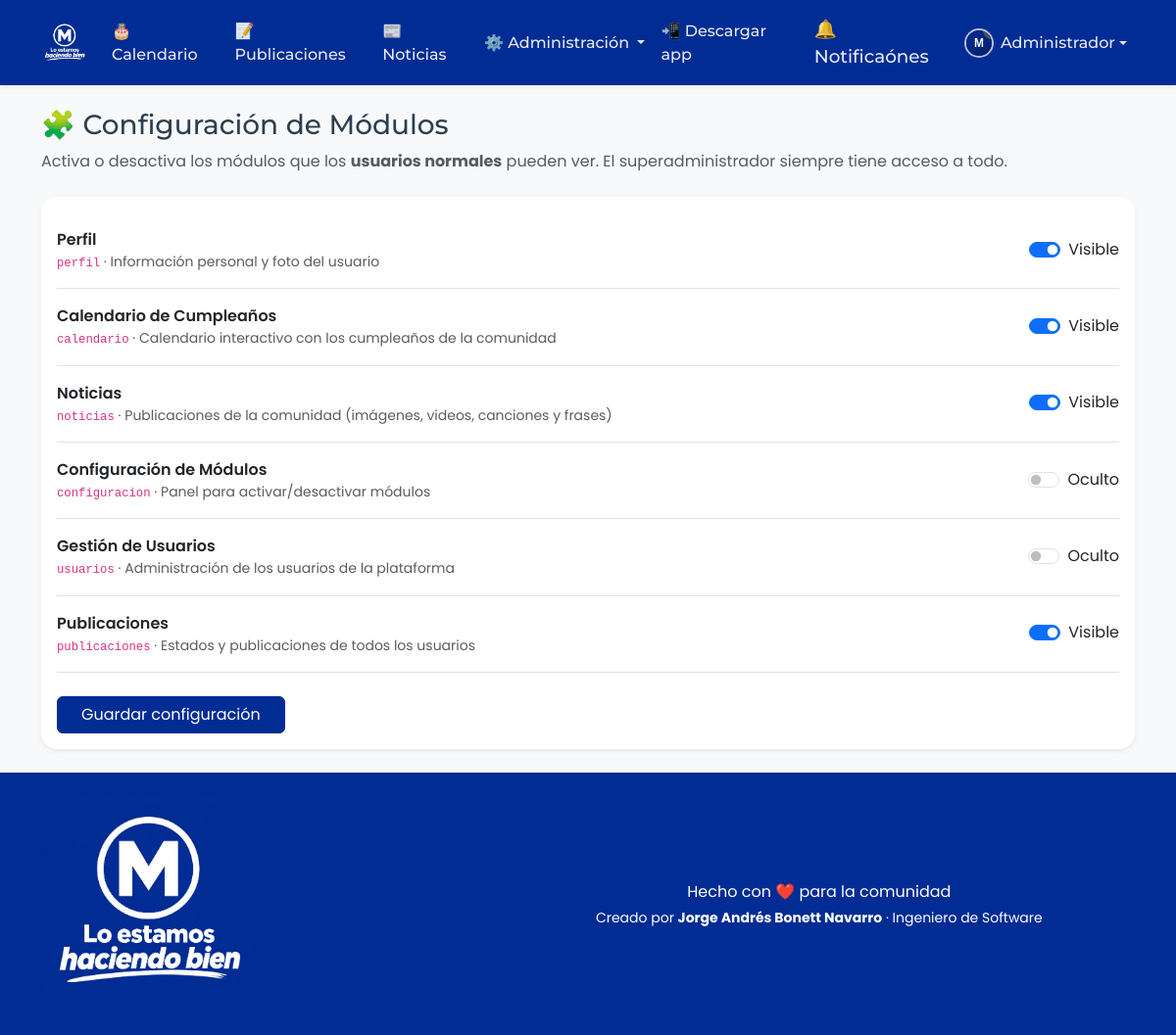
The page /modules/admin/modules_config.php (signed in) on the database its author committed.
### tables this page shows
CREATE TABLE `usuarios` (
  `id`               INT UNSIGNED NOT NULL AUTO_INCREMENT,
  `id_rol`           INT UNSIGNED NOT NULL DEFAULT 2,
  `usuario`          VARCHAR(50)  NOT NULL COMMENT 'Nombre de usuario para iniciar sesión',
  `nombre`           VARCHAR(80)  NOT NULL,
  `apellidos`        VARCHAR(120) NOT NULL,
  `fecha_nacimiento` DATE         NOT NULL,
  `direccion`        VARCHAR(255) DEFAULT NULL,
  `barrio`           VARCHAR(120) DEFAULT NULL,
  `zona`             ENUM('Urbana','Vereda') NOT NULL DEFAULT 'Urbana',
  `foto`             VARCHAR(255) DEFAULT NULL COMMENT 'Ruta relativa de la imagen de perfil',
  `email`            VARCHAR(160) DEFAULT NULL,
  `password`         VARCHAR(255) NOT NULL COMMENT 'Hash generado con password_hash()',
  `estado`           TINYINT(1)   NOT NULL DEFAULT 1 COMMENT '1=Activo, 2=Inactivo',
  `creado_en`        TIMESTAMP    NOT NULL DEFAULT CURRENT_TIMESTAMP,
  PRIMARY KEY (`id`),
  UNIQUE KEY `uq_usuarios_usuario` (`usuario`),
  UNIQUE KEY `uq_usuarios_email` (`email`),
  KEY `idx_usuarios_rol` (`id_rol`),
  KEY `idx_usuarios_nacimiento` (`fecha_nacimiento`),
  CONSTRAINT `fk_usuarios_rol` FOREIGN KEY (`id_rol`)
    REFERENCES `roles` (`id`) ON UPDATE CASCADE ON DELETE RESTRICT
);

CREATE TABLE `modulos` (
  `id`            INT UNSIGNED NOT NULL AUTO_INCREMENT,
  `nombre`        VARCHAR(120) NOT NULL,
  `clave_modulo`  VARCHAR(60)  NOT NULL,
  `descripcion`   VARCHAR(255) DEFAULT NULL,
  PRIMARY KEY (`id`),
  UNIQUE KEY `uq_modulos_clave` (`clave_modulo`)
);

### config/app.php (called while the page is built, shortened)
<?php
require_once __DIR__ . '/database.php';
function e(?string $value): string
{
    return htmlspecialchars((string) $value, ENT_QUOTES, 'UTF-8');
}
function base_url(string $path = ''): string
{
    $base = rtrim($_ENV['APP_URL'] ?? '', '/');
    return $base . '/' . ltrim($path, '/');
}
function asset(string $path): string
{
    return base_url('assets/' . ltrim($path, '/'));
}
function is_logged_in(): bool
{
    return isset($_SESSION['user_id']);
}
function current_user(): ?array
{
    $stmt = Database::connection()->prepare(
        'SELECT u.*, r.nombre_rol
           FROM usuarios u
           JOIN roles r ON r.id = u.id_rol
          WHERE u.id = ? LIMIT 1'
    );
    $stmt->execute([$_SESSION['user_id']]);
    $row = $stmt->fetch();
    return $row ?: null;
}
function is_admin(): bool
{
    $user = current_user();
    return $user !== null && (int) $user['id_rol'] === 1;
}
function module_is_visible(string $clave): bool
{
    if (is_admin()) {
        return true;
    }
    $user = current_user();
    $stmt = Database::connection()->prepare(
        'SELECT pm.visible
           FROM permisos_modulos pm
           JOIN modulos m ON m.id = pm.id_modulo
          WHERE pm.id_rol = ? AND m.clave_modulo = ? LIMIT 1'
    );
    $stmt->execute([$user['id_rol'], $clave]);
    $row = $stmt->fetch();
    return $row ? (bool) (int) $row['visible'] : false;
}

### config/database.php (called while the page is built, shortened)
<?php
class Database
{
    private static $instance = null;
    public static function connection(): PDO
    {
        if (self::$instance === null) {
            $host = $_ENV['DB_HOST'] ?? 'localhost';
            $port = $_ENV['DB_PORT'] ?? '3306';
            $name = $_ENV['DB_NAME'] ?? 'monchomania';
            $user = $_ENV['DB_USER'] ?? 'root';
            $pass = $_ENV['DB_PASS'] ?? '';
            $dsn = sprintf(
                'mysql:host=%s;port=%s;dbname=%s;charset=utf8mb4',
                $host,
                $port,
                $name
            );
            $options = [
                PDO::ATTR_ERRMODE            => PDO::ERRMODE_EXCEPTION,
                PDO::ATTR_DEFAULT_FETCH_MODE => PDO::FETCH_ASSOC,
                PDO::ATTR_EMULATE_PREPARES   => false,
                PDO::ATTR_STRINGIFY_FETCHES  => false,
                PDO::MYSQL_ATTR_INIT_COMMAND => 'SET NAMES utf8mb4 COLLATE utf8mb4_unicode_ci',
            ];
            try {
                self::$instance = new PDO($dsn, $user, $pass, $options);
                self::$instance->exec("SET time_zone = '+00:00'");
            } catch (PDOException $e) {
                http_response_code(500);
                if (($_ENV['APP_DEBUG'] ?? 'false') === 'true') {
                    die('Error de conexión a la base de datos: ' . $e->getMessage());
                }
                die('Error de conexión a la base de datos.');
            }
        }
        return self::$instance;
    }
}

### modules/admin/modules_config.php (the view, shortened to what this page needs)
<?php
$stmt = Database::connection()->query(
    "SELECT m.id, m.nombre, m.clave_modulo, m.descripcion, COALESCE(pm.visible, 0) AS visible
       FROM modulos m
       LEFT JOIN permisos_modulos pm ON pm.id_modulo = m.id AND pm.id_rol = 2
      ORDER BY m.id"
);
$modulos = $stmt->fetchAll();
require_once __DIR__ . '/../../includes/header.php';
require_once __DIR__ . '/../../includes/navbar.php';
?>
<div class="container py-4">
    <h1 class="h3 mb-2">🧩 Configuración de Módulos</h1>
    <p class="text-muted mb-4">
        Activa o desactiva los módulos que los <strong>usuarios normales</strong> pueden ver.
        El superadministrador siempre tiene acceso a todo.
    </p>
    <div class="card mm-card shadow-sm">
        <div class="card-body">
            <form method="post" action="">
                <?php foreach ($modulos as $m): ?>
                    <div class="d-flex align-items-center justify-content-between py-3 border-bottom">
                        <div class="me-3">
                            <div class="fw-semibold"><?= e($m['nombre']) ?></div>
                            <div class="text-muted small">
                                <code><?= e($m['clave_modulo']) ?></code> · <?= e($m['descripcion']) ?>
                            </div>
                        </div>
                        <div class="form-check form-switch ms-3">
                            <input class="form-check-input" type="checkbox" role="switch"
                                   id="modulo_<?= (int) $m['id'] ?>" name="modulo_<?= (int) $m['id'] ?>"
                                   <?= (int) $m['visible'] === 1 ? 'checked' : '' ?>>
                            <label class="form-check-label" for="modulo_<?= (int) $m['id'] ?>">
                                <?= (int) $m['visible'] === 1 ? 'Visible' : 'Oculto' ?>
                            </label>
                        </div>
                    </div>
                <?php endforeach; ?>
                <button type="submit" class="btn btn-primary mt-4 px-4">Guardar configuración</button>
            </form>
        </div>
    </div>
</div>
<?php require_once __DIR__ . '/../../includes/footer.php'; ?>

### includes/navbar.php (shortened to what this page needs)
<?php
$currentUser = $currentUser ?? (is_logged_in() ? current_user() : null);
?>
<nav class="navbar navbar-expand-lg navbar-dark mm-navbar sticky-top shadow-sm">
    <div class="container">
        <a class="navbar-brand mm-brand" href="<?= base_url('index.php') ?>">
            <img src="<?= asset('img/logo.png') ?>" alt="monchomania" class="mm-logo">
        </a>
        <div class="collapse navbar-collapse" id="mainNav">
            <ul class="navbar-nav ms-auto align-items-lg-center">
                <?php if ($currentUser): ?>
                    <?php if (module_is_visible('calendario')): ?>
                        <li class="nav-item">
                            <a class="nav-link" href="<?= base_url('modules/calendar/index.php') ?>">
                                🎂 Calendario
                            </a>
                        </li>
                    <?php endif; ?>
                    <?php if (module_is_visible('publicaciones')): ?>
                        <li class="nav-item">
                            <a class="nav-link" href="<?= base_url('modules/posts/index.php') ?>">
                                📝 Publicaciones
                            </a>
                        </li>
                    <?php endif; ?>
                    <?php if (module_is_visible('noticias')): ?>
                        <li class="nav-item">
                            <a class="nav-link" href="<?= base_url('modules/news/index.php') ?>">
                                📰 Noticias
                            </a>
                        </li>
                    <?php endif; ?>
                    <?php if (is_admin()): ?>
                        <li class="nav-item dropdown">
                            <a class="nav-link dropdown-toggle" href="#" role="button"
                               data-bs-toggle="dropdown" aria-expanded="false">
                                ⚙️ Administración
                            </a>
                        </li>
                    <?php endif; ?>
                    <li class="nav-item">
                        <a class="nav-link js-install-app" href="#" role="button" title="Descargar como app">
                            📲 Descargar app
                        </a>
                    </li>
                    <li class="nav-item dropdown">
                        <a class="nav-link position-relative mm-bell" href="#" role="button"
                           data-bs-toggle="dropdown" data-bs-auto-close="outside" aria-expanded="false"
                           aria-label="Notificaciones"
                           data-read-url="<?= base_url('modules/notifications/read.php') ?>"
                           data-delete-url="<?= base_url('modules/notifications/delete.php') ?>">
                            🔔Notificaónes
                        </a>
                    </li>
                    <li class="nav-item dropdown">
                        <a class="nav-link dropdown-toggle d-flex align-items-center" href="#" role="button"
                           data-bs-toggle="dropdown" aria-expanded="false">
                            <img src="<?= e($currentUser['foto'] ? uploads_url('profiles/' . $currentUser['foto']) : asset('img/avatar-default.svg')) ?>"
                                 class="nav-avatar" alt="Foto de perfil">
                            <span><?= e($currentUser['nombre']) ?></span>
                        </a>
                    </li>
                <?php endif; ?>
            </ul>
        </div>
    </div>
</nav>

### assets/css/style.css (style rules this page uses)
:root { --mm-primary: #012C94; --mm-primary-dark: #012069; --mm-primary-darker: #001442; --mm-primary-soft: #EDF1FC; --mm-accent: #D4A017; --mm-accent-soft: #FBF3E0; --mm-dark: #2C3E50; --mm-muted: #7F8C8D; --mm-light: #F8F9FA; --mm-border: #E9ECEF; --mm-radius: 1rem; --mm-shadow: 0 8px 24px rgba(44, 62, 80, 0.08); --mm-shadow-hover: 0 14px 34px rgba(44, 62, 80, 0.15); --font-heading: 'Montserrat', sans-serif; --font-body: 'Poppins', sans-serif; }
body { font-family: var(--font-body); background: var(--mm-light); color: var(--mm-dark); min-height: 100vh; display: flex; flex-direction: column; }
h1, h2, h3, h4, h5, h6 { font-family: var(--font-heading); }
a { color: var(--mm-primary); }
.mm-brand { display: inline-flex; align-items: center; padding: 0; }
.mm-logo { display: block; height: 48px; width: auto; border-radius: 12px; }
.mm-navbar { background: var(--mm-primary); box-shadow: 0 4px 14px rgba(1, 32, 105, 0.25); }
.mm-navbar .nav-link { font-family: var(--font-heading); font-weight: 500; color: rgba(255, 255, 255, 0.9) !important; }
.nav-avatar { width: 30px; height: 30px; border-radius: 50%; object-fit: cover; margin-right: 7px; border: 2px solid rgba(255, 255, 255, 0.7); }
.mm-bell { font-size: 1.15rem; }
.mm-card { border: none; border-radius: var(--mm-radius); box-shadow: var(--mm-shadow); transition: transform 0.2s ease, box-shadow 0.2s ease; }
.btn-primary { background: var(--mm-primary); border-color: var(--mm-primary); }

### rows shown on the page
usuarios: nombre "Administrador"
modulos: nombre "Perfil", clave_modulo "perfil", descripcion "Información personal y foto del usuario", shows "Visible"
modulos: nombre "Calendario de Cumpleaños", clave_modulo "calendario", descripcion "Calendario interactivo con los cumpleaños de la comunidad", shows "Visible"
modulos: nombre "Noticias", clave_modulo "noticias", descripcion "Publicaciones de la comunidad (imágenes, videos, canciones y frases)", shows "Visible"
modulos: nombre "Configuración de Módulos", clave_modulo "configuracion", descripcion "Panel para activar/desactivar módulos", shows "Oculto"
modulos: nombre "Gestión de Usuarios", clave_modulo "usuarios", descripcion "Administración de los usuarios de la plataforma", shows "Oculto"
modulos: nombre "Publicaciones", clave_modulo "publicaciones", descripcion "Estados y publicaciones de todos los usuarios", shows "Visible"
